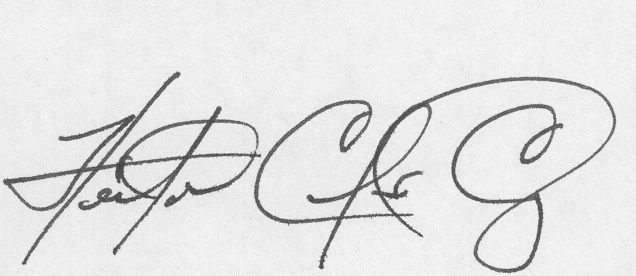
#> input picture data/genuine/original_17_1.png, 636 x 276 px; its folder holds 4 pictures in this run
$ python feature_extraction.py
#> lines starting #> are read from the running program, lines starting #| are printed output that depends on the picture
### src/data_preparation.py
import os
from pathlib import Path

import cv2
import numpy as np

IMG_SIZE = (128, 128)


def load_images(folder: str | Path, label: int):
    """
    Load all images from a folder, convert to grayscale, resize, and return
    arrays of images and labels.
    """
#> called with folder = 'data/genuine', label = 1
    folder = Path(folder)
    images = []
    labels = []

    for filename in folder.iterdir():
        if not filename.is_file():
            continue

        img = cv2.imread(str(filename), cv2.IMREAD_GRAYSCALE)
#> img is the input picture: shape (276, 636); min 64, max 251, mean 227.6
        if img is None:
            continue

        img = cv2.resize(img, IMG_SIZE)
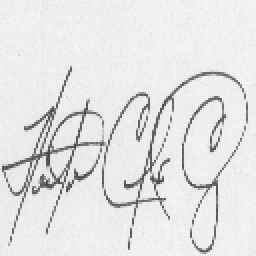
#> img: shape (128, 128) (shown 2 times larger); min 71, max 247, mean 227.4
        images.append(img)
        labels.append(label)
#> pass 2 of the loop in load_images, `for filename in folder.iterdir():`:
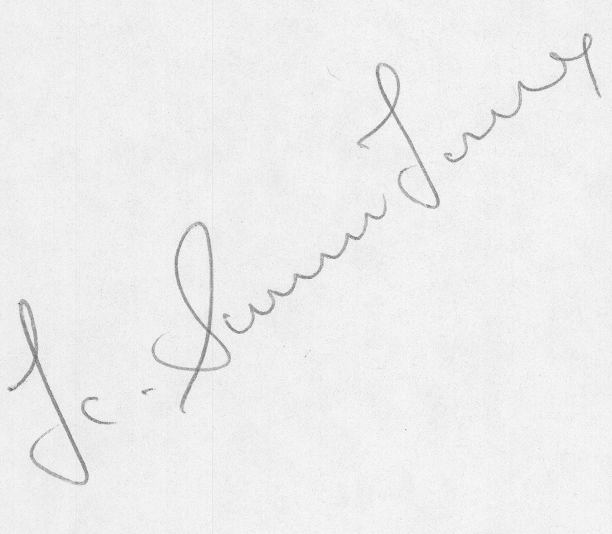
#> input picture data/genuine/original_26_1.png, 612 x 534 px
#> in load_images, img is the input picture: shape (534, 612); min 91, max 252, mean 238
#> in load_images, `img = cv2.resize(img, IMG_SIZE)`:
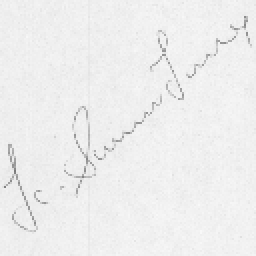
#> img: shape (128, 128) (shown 2 times larger); min 120, max 248, mean 237.8
#> pass 3 of the loop in load_images, `for filename in folder.iterdir():`:
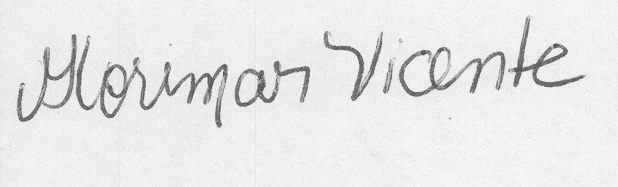
#> input picture data/genuine/original_2_1.png, 618 x 187 px
#> in load_images, img is the input picture: shape (187, 618); min 72, max 251, mean 231.2
#> in load_images, `img = cv2.resize(img, IMG_SIZE)`:
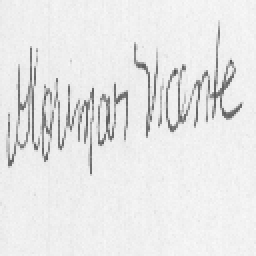
#> img: shape (128, 128) (shown 2 times larger); min 83, max 249, mean 231.1
#> the loop made 4 passes; the first 3 are shown

    return np.array(images), np.array(labels)


def build_dataset(
    genuine_dir: str | Path = "data/genuine",
    forged_dir: str | Path = "data/forged",
):
    """
    Build full dataset: X (images) and y (labels).
    label 1 = genuine, 0 = forged
    """
    genuine_images, genuine_labels = load_images(genuine_dir, 1)
    forged_images, forged_labels = load_images(forged_dir, 0)

    X = np.concatenate([genuine_images, forged_images], axis=0)
    y = np.concatenate([genuine_labels, forged_labels], axis=0)

    return X, y


# [4 lines that do not run on import are left out]

### src/feature_extraction.py
import numpy as np
from skimage.feature import hog

from .data_preparation import IMG_SIZE


def extract_hog_features(images: np.ndarray) -> np.ndarray:
    """
    Compute HOG features for a batch of images.
    """
    features = []

    for img in images:
        img_2d = img.reshape(IMG_SIZE)
        hog_features = hog(
            img_2d,
            orientations=9,
            pixels_per_cell=(8, 8),
            cells_per_block=(2, 2),
        )
        features.append(hog_features)

    return np.array(features)


if __name__ == "__main__":
    # quick test
    from .data_preparation import build_dataset

#> (the run stopped early here; a loop or call above may not have finished)
